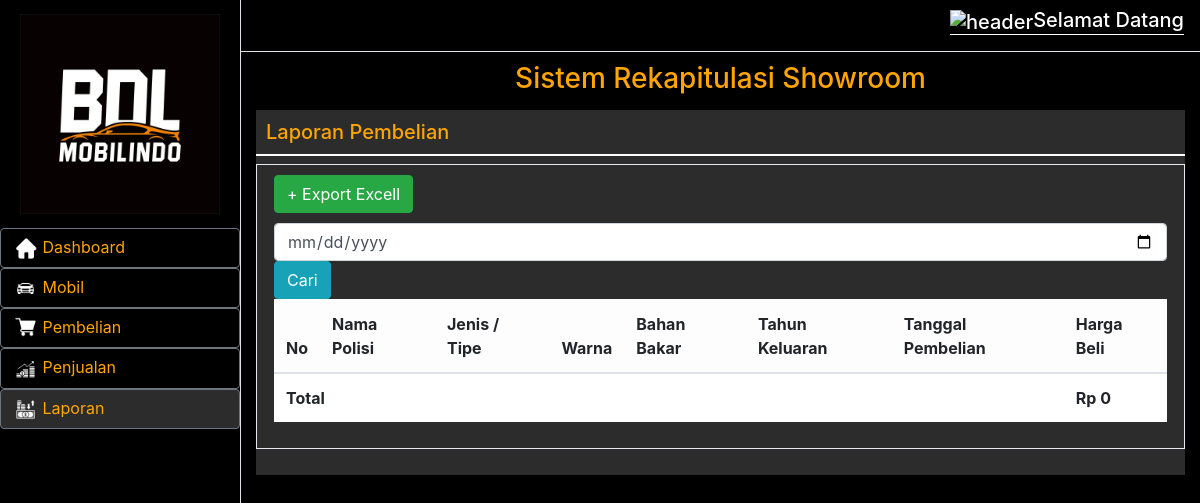
Page /index.php/auth/lihatlaporanpembelian on the earlier database version.
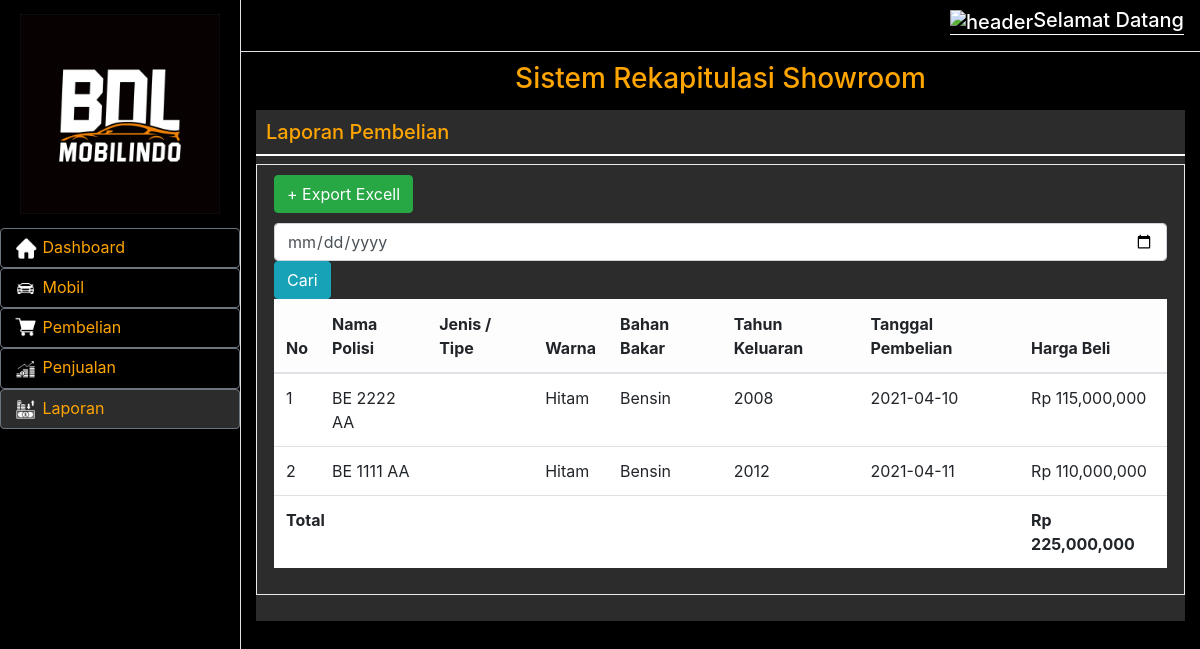
Same page on the later database version.
### tables this page shows
CREATE TABLE `pembelian` (
  `id_beli` int(5) NOT NULL,
  `tgl_beli` date NOT NULL,
  `no_polis` varchar(30) NOT NULL,
  `jenis_type` varchar(30) NOT NULL,
  `warna` varchar(30) NOT NULL,
  `bahan_bakar` varchar(30) NOT NULL,
  `tahun_keluaran` int(5) NOT NULL,
  `harga_beli` int(30) NOT NULL
);

### application/controllers/Auth.php (called while the page is built, shortened)
<?php
class Auth extends CI_Controller
{
    public function __construct()
    {
        $this->load->library('form_validation');
        $this->load->model('model_mobil');
        $this->load->model('model_pembelian');
        $this->load->model('model_penjualan');
    }
    public function lihatlaporanpembelian()
    {
        $data = array(
            'title' => 'Data Mobil',
            'data_laporan' => $this->model_pembelian->tabel_laporan()
        );
        $data['sum_jumlah'] = $this->model_pembelian->get_sum();
        $this->load->view('lihat-laporan-pembelian', $data);
    }
}

### index.php (called while the page is built, shortened)
<?php
require_once BASEPATH.'core/CodeIgniter.php';

### application/models/Model_pembelian.php (called while the page is built, shortened)
<?php
class model_pembelian extends CI_Model
{
    public function tabel_laporan()
    {
        $query = $this->db->order_by('id_beli', 'DESC')->get('pembelian');
        return $query->result();
    }
    public function get_sum()
    {
        $this->db->select_sum('harga_beli', 'jumlah');
        $this->db->from('pembelian');
        return $this->db->get('')->row();
    }
}

### application/views/lihat-laporan-pembelian.php (the view, shortened to what the changed rows need)
<!DOCTYPE html>
<html>
<head>
    <link href="assets/vendor/bootstrap/css/bootstrap.min.css" rel="stylesheet">
    <link href="assets/css/lihat-mobil.css" rel="stylesheet">
</head>
<body>
    <div class="d-flex" id="wrapper">
        <div id="page-content-wrapper">
            <div class="container-fluid">
                <div class="card-wrapper pb-3">
                    <div class="x_panel">
                        <table class="table">
                            <thead class="table-light">
                                <tr>
                                    <th>No</th>
                                    <th>Nama Polisi</th>
                                    <th>Jenis / Tipe</th>
                                    <th>Warna</th>
                                    <th>Bahan Bakar</th>
                                    <th>Tahun Keluaran</th>
                                    <th>Tanggal Pembelian</th>
                                    <th>Harga Beli</th>
                                </tr>
                            </thead>
                            <tbody>
                                <?php $i = 1;
                                foreach ($data_laporan  as $mobil) { ?>
                                    <tr>
                                        <td><?= $i; ?></td>
                                        <td><?php echo $mobil->no_polis ?></td>
                                        <td><?php echo $mobil->jenis_typr ?></td>
                                        <td><?php echo $mobil->warna ?></td>
                                        <td><?php echo $mobil->bahan_bakar ?></td>
                                        <td><?php echo $mobil->tahun_keluaran ?></td>
                                        <td><?php echo $mobil->tgl_beli ?></td>
                                        <td>Rp <?php echo number_format($mobil->harga_beli) ?></td>
                                    </tr>
                                <?php $i++;
                                } ?>
                                <tr style="font-weight: bold;">
                                    <td colspan="7">Total</td>
                                    <td>Rp <?php echo number_format($sum_jumlah->jumlah) ?></td>
                                </tr>
                            </tbody>
                        </table>
                    </div>
                </div>
            </div>
</body>
</html>

Differences in the rows shown:
added pembelian: no_polis "BE 2222 AA", warna "Hitam", bahan_bakar "Bensin", tahun_keluaran "2008", tgl_beli "2021-04-10", harga_beli "115,000,000"
added pembelian: no_polis "BE 1111 AA", warna "Hitam", bahan_bakar "Bensin", tahun_keluaran "2012", tgl_beli "2021-04-11", harga_beli "110,000,000"
Other differences:
$sum_jumlah->jumlah: "0" → "225,000,000"
